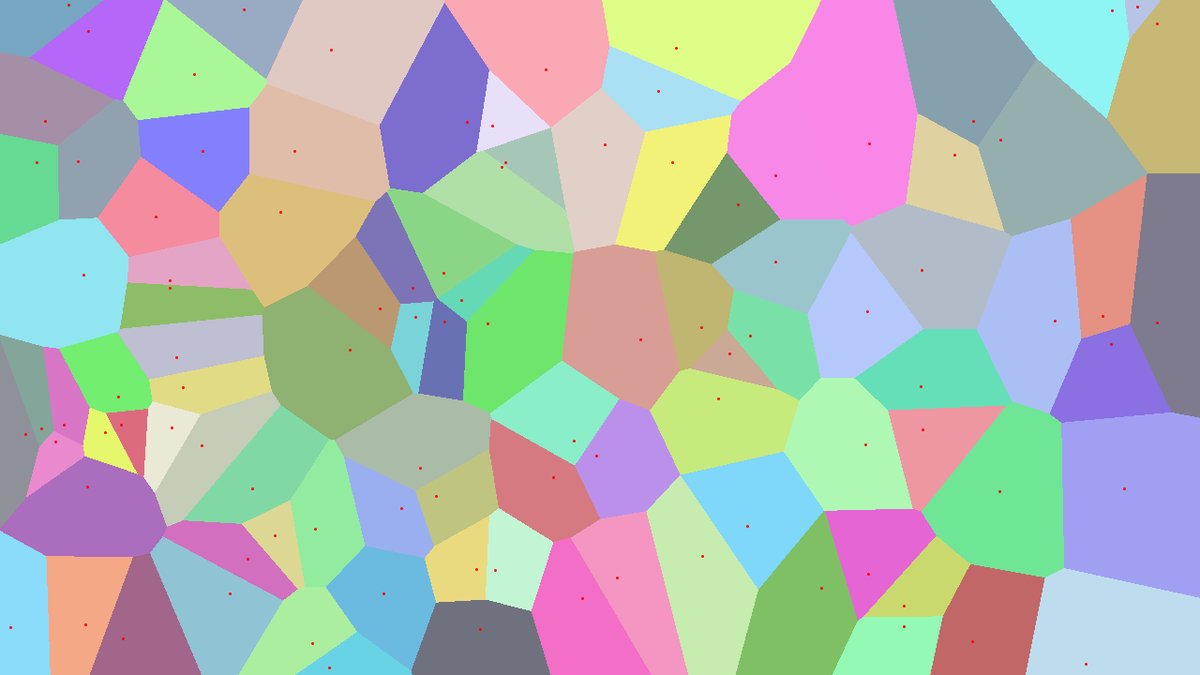
Frame 1 (no input)
Frame 60 (the mouse pressed at the canvas centre just before this capture): identical to frame 1, image omitted
Frame 120 (the mouse held since frame 60 and released just before this capture): identical to frame 1, image omitted

The Processing sketch that drew this single still picture (run headless with seeded random() and noise(); from frame 60 on, the mouse is pressed at the canvas centre):

// Processing sketch: voronoiShading
// ── voronoiShading.pde
int numOfPoints = 100;
PVector[] points;
void setup()
{
  size(1280, 720);
  points = new PVector[numOfPoints];
  initArray();
  background(0);
  voronoi();
  seePoints();
  
}

void draw()
{
  if(keyPressed)
  {
    voronoi();
  }
}

void keyPressed()
{
  background(0);
  generateNewPoints();
}

void generateNewPoints()
{
  for(int i = 0; i < points.length; i++)
  {
    points[i].x = random(0, width);
    points[i].y = random(0, height);
  }
}

void voronoi()
{
  loadPixels();
  for(int y = 0; y < height; y++)
  {
    for(int x = 0; x < width; x++)
    {
      int i = getClosest(x, y);
      pixels[y*width + x] = (int)points[i].z;
    }
  }
  updatePixels();
}

void seePoints()
{
  for(PVector p : points)
  {
    stroke(255, 0, 0);
    strokeWeight(3);
    point(p.x, p.y);
  }
}

int getClosest(float x, float y)
{
  int closest = 0;
  for(int i = 0; i < points.length; i++)
  {
    if(dist(points[closest].x, points[closest].y, x, y) > dist(points[i].x, points[i].y, x, y)) closest = i;
  }
  
  return closest;
}

void initArray()
{
  for(int i = 0; i < points.length; i++)
  {
    points[i] = new PVector(random(0, width), random(0, height), color(random(100, 255), random(100, 255), random(100, 255)));
  }
}
